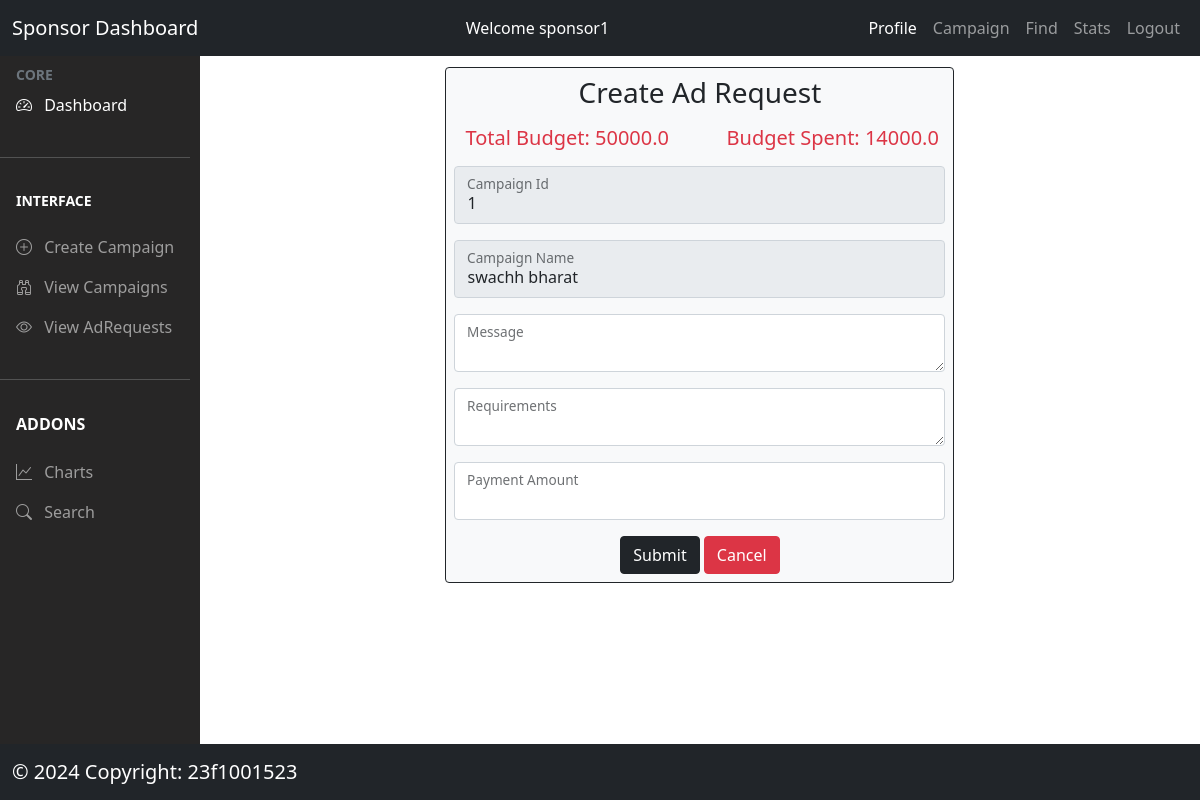
The app's page /sponsor/adrequest/1 (signed in) with its own data.
### models/model.py (models this page shows, shortened)
class Campaign(db.Model):
  __tablename__ = 'campaigns'
  campaign_id = db.Column(db.Integer, autoincrement=True, primary_key=True)
  name = db.Column(db.String(200), nullable=False)
  description = db.Column(db.String(500), nullable=False)
  start_date = db.Column(db.String(200), nullable=False)
  end_date = db.Column(db.String(200), nullable=False)
  budget = db.Column(db.Float, nullable=False)
  visibility = db.Column(db.String(200), nullable=False)
  goals = db.Column(db.String(200), nullable=False)
  status = db.Column(db.String(200), nullable=False)  #active or inactive
  sponsor_id = db.Column(db.String(200),
                         db.ForeignKey("sponsors.sponsor_id"),
                         nullable=False)
  adrequests = db.relationship("AdRequest", backref="campaign", lazy=True)
  create_date = db.Column(db.DateTime, default=datetime.now(timezone.utc))
  expiry = db.Column(db.String(100), nullable=False)  # campaign expiry date

### controllers/sponsor.py (the view, shortened to what this page needs)
@app.route('/sponsor/adrequest/<id>', methods=['GET', 'POST'])
@login_required_sponsor
def adrequest(id):
  campaign = Campaign.query.filter_by(campaign_id=id).first()
  used_budget = 0
  influencers = Influencer.query.all()
  for adrequest in campaign.adrequests:
    used_budget += adrequest.payment_amount
  return render_template('/sponsor/adrequest.html',
                        campaign=campaign,
                        influencers=influencers,
                        used_budget=used_budget)

### controllers/usermanager.py (called while the page is built)
def login_required_sponsor(func):
  @wraps(func)
  def wrapper_sponsor(*args, **kwargs):
    if session.get('loggedin') is None or session['user_type'] != 'sponsor':
      flash('You need to login first')
      return redirect(url_for('login'))
    return func(*args, **kwargs)
  return wrapper_sponsor

### templates/sponsor/adrequest.html (shortened to what this page needs)
{% extends '/sponsor/sponsor_dashboard.html' %}
{% block content %}
<div class="row justify-content-center mt-2">
  <div class="col-md-6 bg-light border border-dark rounded p-2">
      <h3 class='text-center mb-3'>Create Ad Request</h3>
    <div class='row'>
      <div class='col ms-9'><h5 class='text-center text-danger'>Total Budget: {{campaign.budget}}</h5></div>
      <div class='col ms-3'><h5 class='text-center text-danger mb-3'>Budget Spent: {{used_budget}}</h5></div></div>
      <form  action='/sponsor/adrequest/{{campaign.campaign_id}}' method='POST'>
        <div  class="form-floating mb-3">
          <input type="text" class="form-control" id="campaign_id" name='campaign_id' value="{{campaign.campaign_id}}" disabled>
          <label for="campaign_id" class="form-label text-dark" >Campaign Id</label>
        </div>
        <div  class="form-floating mb-3">
          <input type="text" class="form-control" id="name" name='name' value="{{campaign.name}}" disabled>
          <label for="name" class="form-label text-dark">Campaign Name</label>
        </div>
        <div  class="form-floating mb-3">
          <textarea type="text" class="form-control" id="message" name='message' required></textarea>
          <label for="message" class="form-label text-dark">Message</label>
        </div>
        <div  class="form-floating mb-3">
          <textarea type="text" class="form-control" id="requirements" name='requirements' required></textarea>
          <label for="requirements" class="form-label text-dark">Requirements</label>
        </div>
        <div  class="form-floating mb-3">
          <input type="number" class="form-control" id="payment_amount" name='payment_amount'>
          <label for="payment_amount" class="form-label text-dark">Payment Amount</label>
        </div>
        <div class='text-center mt-3'>
        <button type="submit" class="btn btn-dark">Submit</button>
        <a class="btn btn-danger" href='/sponsor/campaign/show' class="btn btn-danger text-white">Cancel</a></div>
      </form>
  </div>
</div>
{% endblock %}

### templates/sponsor/sponsor_dashboard.html (shortened to what this page needs)
<!doctype html>
<html lang="en">
  <head>
    {% block head %}
     <link rel="stylesheet" href="/static/css/style.css">
    <link href="https://cdn.jsdelivr.net/npm/bootstrap@5.0.2/dist/css/bootstrap.min.css" rel="stylesheet">
    <link rel="stylesheet" href="https://cdn.jsdelivr.net/npm/bootstrap-icons@1.11.1/font/bootstrap-icons.css"/>
    {% endblock %}
  </head>
  <body>
    <div class="parent">
      <div class="header">
        <nav class="navbar navbar-expand-lg navbar-dark bg-dark">
          <div class="container-fluid">
            <a class="navbar-brand" href="/sponsor/dashboard">Sponsor Dashboard</a>
            <div class="collapse navbar-collapse" id="navbarSupportedContent">
              <ul  class="navbar-nav ms-auto mb-2 mb-lg-0">
                <li>
                  <a class="nav-link active" href="/sponsor/campaign"> Welcome {{session['user_id']}}</a>
                </li>
              </ul>
              <ul class="navbar-nav ms-auto mb-2 mb-lg-0">
                <li class="nav-item">
                  <a class="nav-link active"  href="/sponsor/profile">Profile</a>
                </li>
                <li class="nav-item">
                  <a class="nav-link" href="/sponsor/campaign/show">Campaign</a>
                </li>
                <li class="nav-item">
                  <a class="nav-link" href="/sponsor/find">Find</a>
                </li>
                <li class="nav-item">
                  <a class="nav-link" href="/sponsor/stats">Stats</a>
                </li>
                <li class="nav-item dropdown">
                    <a class="nav-link" href="/logout">Logout</a>
                </li>
              </ul>
            </div>
          </div>
        </nav>
      </div>
      <div class="aside">
        <nav class="navbar navbar-dark">
            <ul class="navbar-nav navbar-expand-md">
            <li>
              <div class="text-muted small fw-bold text-uppercase px-3">
                CORE
              </div>
            </li>
            <li>
              <a href="/sponsor/dashboard" class="nav-link px-3 active">
                <span class="me-2"><i class="bi bi-speedometer2"></i></span>
                <span>Dashboard</span>
              </a>
            </li>
            <li class="my-4"><hr class="dropdown-divider bg-light" /></li>
            <li>
              <div class="small fw-bold text-uppercase px-3 mb-3">
                Interface
              </div>
            </li>
              <li>
                <a class="nav-link px-3 sidebar-link"
                 href="/sponsor/campaign">
                  <span class="me-2"><i class="bi bi-plus-circle"></i></span>
                  <span>Create Campaign</span>
                </a>
              </li>
            <li>
              <a class="nav-link px-3 sidebar-link"
               href="/sponsor/campaign/show">
                <span class="me-2"><i class="bi bi-binoculars"></i></span>
                <span>View Campaigns</span>
              </a>
            </li>
              <li>
                <a href="/sponsor/campaign/show" class="nav-link px-3">
                  <span class="me-2"><i class="bi bi-eye"></i></span>
                  <span>View AdRequests</span>
                </a>
              </li>
            <li class="my-4"><hr class="dropdown-divider bg-light" /></li>
            <li>
              <div class="fw-bold text-uppercase px-3 mb-3">
                Addons
              </div>
            </li>
            <li>
              <a href="/sponsor/stats" class="nav-link px-3">
                <span class="me-2"><i class="bi bi-graph-up"></i></span>
                <span>Charts</span>
              </a>
            </li>
            <li>
              <a href="/sponsor/find" class="nav-link px-3">
                <span class="me-2"><i class="bi bi-search"></i></span>
                <span>Search</span>
              </a>
            </li>
          </ul>
        </nav>
      </div>
      <div class="main">
          {% block content %}
        {% endblock %}
      </div>
      <div class="footer">
        <nav class="navbar fixed-bottom bg-dark navbar-dark">
          <div class="container-fluid">
            <a class="navbar-brand me-auto" href="#">&copy 2024 Copyright: 23f1001523</a>
          </div>
        </nav>
      </div>
    </div>
  </body>
</html>

### static/css/style.css (style rules this page uses)
.parent { display: grid; height: 100vh; grid-template-areas: "head head" "aside main" "foot foot"; grid-template-columns: 0.2fr 1fr; grid-template-rows: auto 1fr auto; overflow:auto; }
.header { grid-area: head; color: white; position: -webkit-sticky; position: sticky; top: 0; z-index:99; }
.aside { grid-area: aside; background-color: #272626; color: white; }
.main { grid-area: main; background-color: white; margin: 3px; overflow:auto; }
.footer { grid-area: foot; background-color: black; color: white; }

### records on screen
Campaign: user_id "sponsor1", budget "50000.0", campaign_id "1", name "swachh bharat"

### other values on screen
{{ used_budget }} "14000.0"
